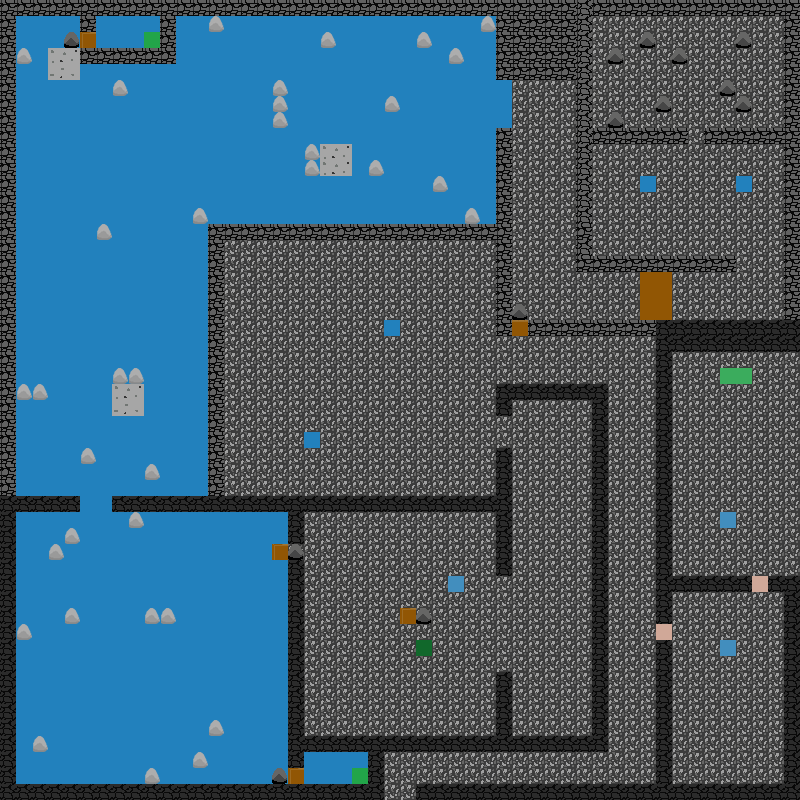

Below is a game level as drawn by its tile map, then a one-line description and the .tmx that defines it (tile-layer data replaced by summaries):
An orthogonal 50x50 tile map with 16x16 px tiles, 6 tile layers (sol, glace, Calque de Tuiles 1, mur, ...).

<map version="1.9" tiledversion="1.9.2" orientation="orthogonal" renderorder="right-down" width="50" height="50" tilewidth="16" tileheight="16" infinite="0" nextlayerid="7" nextobjectid="1">
 <editorsettings>
  <export target="Donjon2.json" format="json" />
 </editorsettings>
 <tileset firstgid="1" source="Tileset.tsx" />
 <layer id="3" name="sol" width="50" height="50">
  <data>[2500 cells, 1713 non-empty, 4 distinct tile ids]</data>
 </layer>
 <layer id="2" name="glace" width="50" height="50">
  <data>[2500 cells, 979 non-empty, 4 distinct tile ids]</data>
 </layer>
 <layer id="1" name="Calque de Tuiles 1" width="50" height="50">
  <data>[2500 cells, 536 non-empty, 15 distinct tile ids]</data>
 </layer>
 <layer id="5" name="mur" width="50" height="50">
  <data>[2500 cells, 453 non-empty, 3 distinct tile ids]</data>
 </layer>
 <layer id="4" name="enemie" width="50" height="50">
  <data>[2500 cells, 0 non-empty, 0 distinct tile ids]</data>
 </layer>
 <layer id="6" name="mur cassable" width="50" height="50">
  <data>[2500 cells, 2 non-empty, 1 distinct tile ids]</data>
 </layer>
</map>
